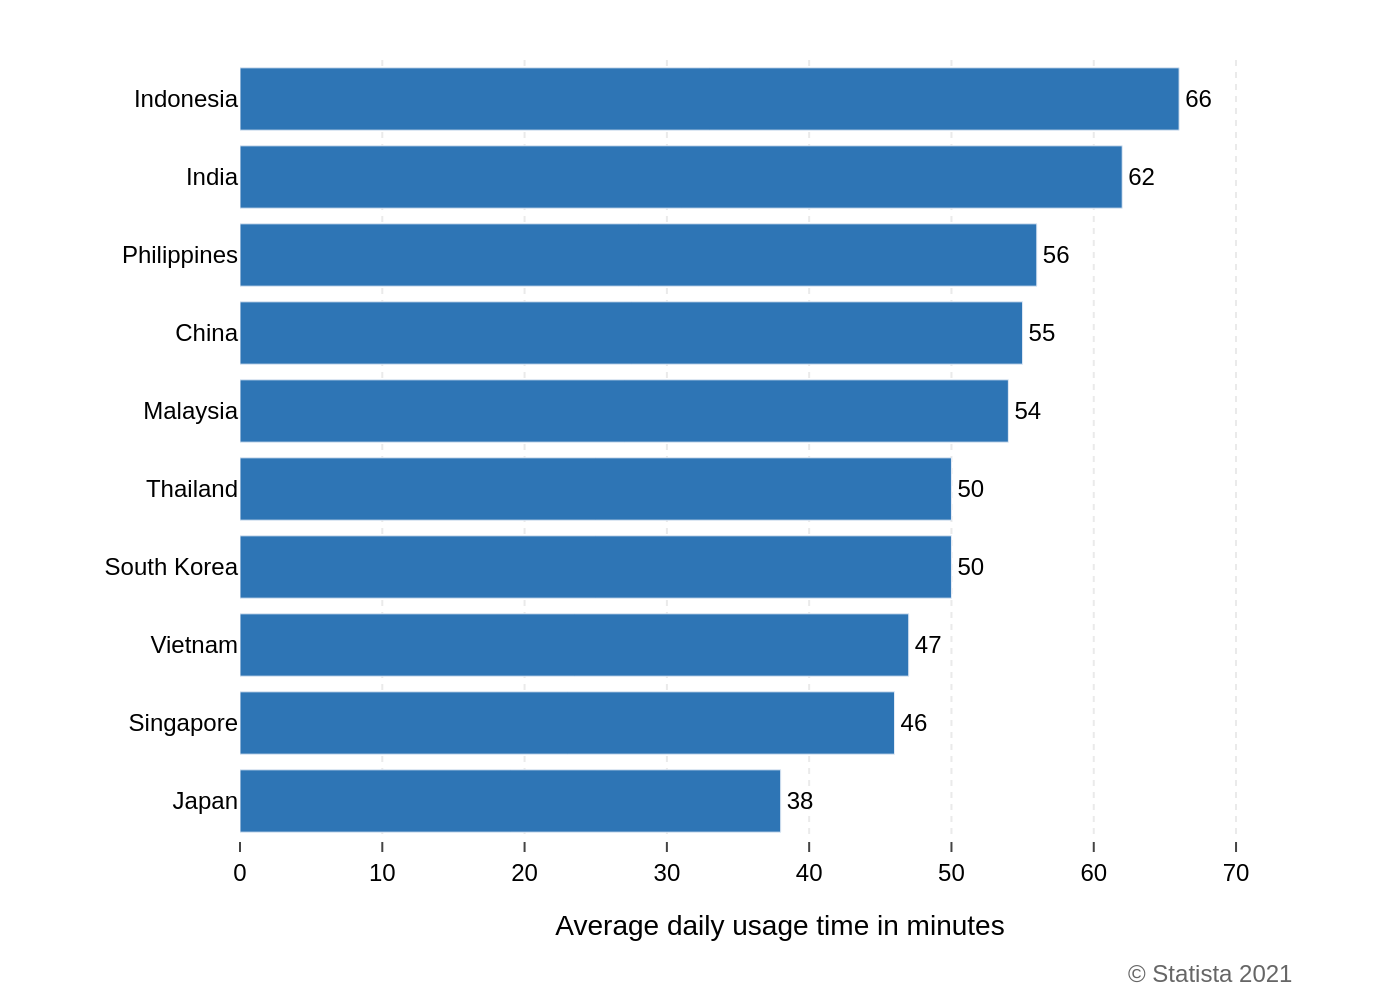

Source code (Python):
import sys
import json
import plotly.graph_objects as go
import os

# Check for command-line argument
if len(sys.argv) != 2:
    print("Usage: python create_chart.py <path_to_json_file>")
    sys.exit(1)

json_filepath = sys.argv[1]

# Read data from the specified JSON file
try:
    with open(json_filepath, 'r', encoding='utf-8') as f:
        chart_config = json.load(f)
except FileNotFoundError:
    print(f"Error: The file {json_filepath} was not found.")
    sys.exit(1)
except json.JSONDecodeError:
    print(f"Error: The file {json_filepath} is not a valid JSON.")
    sys.exit(1)

# Extract data and texts from the JSON structure
chart_data = chart_config.get('chart_data', [])
texts = chart_config.get('texts', {})
colors = chart_config.get('colors', [])

# Prepare data for Plotly
y_categories = [item['category'] for item in chart_data]
x_values = [item['value'] for item in chart_data]

# Create the figure
fig = go.Figure()

# Add the bar trace
fig.add_trace(go.Bar(
    x=x_values,
    y=y_categories,
    orientation='h',
    marker=dict(color=colors[0]),
    text=x_values,
    textposition='outside',
    cliponaxis=False,  # Allow text to be drawn outside the plot area
    textfont=dict(family='Arial', size=12, color='black')
))

# Configure layout
fig.update_layout(
    font=dict(family="Arial", size=12, color="black"),
    plot_bgcolor='white',
    paper_bgcolor='white',
    showlegend=False,
    xaxis=dict(
        title=texts.get('x_axis_title'),
        showgrid=True,
        gridcolor='#EAEAEA',
        gridwidth=1,
        griddash='dot',
        range=[0, max(x_values) * 1.15],  # Add padding for outside text
        zeroline=False,
        showline=False,
        ticks='outside',
        ticklen=5
    ),
    yaxis=dict(
        autorange='reversed',  # To display data from top to bottom
        showgrid=False,
        zeroline=False,
        showline=False
    ),
    margin=dict(l=120, r=40, t=30, b=80),  # Adjust margins for labels
    annotations=[
        dict(
            text=texts.get('source'),
            showarrow=False,
            xref='paper',
            yref='paper',
            x=0.98,
            y=-0.15,
            xanchor='right',
            yanchor='top',
            font=dict(family='Arial', size=12, color='#666666')
        )
    ]
)

# Generate output filename from input JSON path
base_filename = os.path.splitext(os.path.basename(json_filepath))[0]
output_filename = f"{base_filename}.png"

# Save the chart as a PNG image
fig.write_image(output_filename, scale=2)

print(f"Chart saved as {output_filename}")
